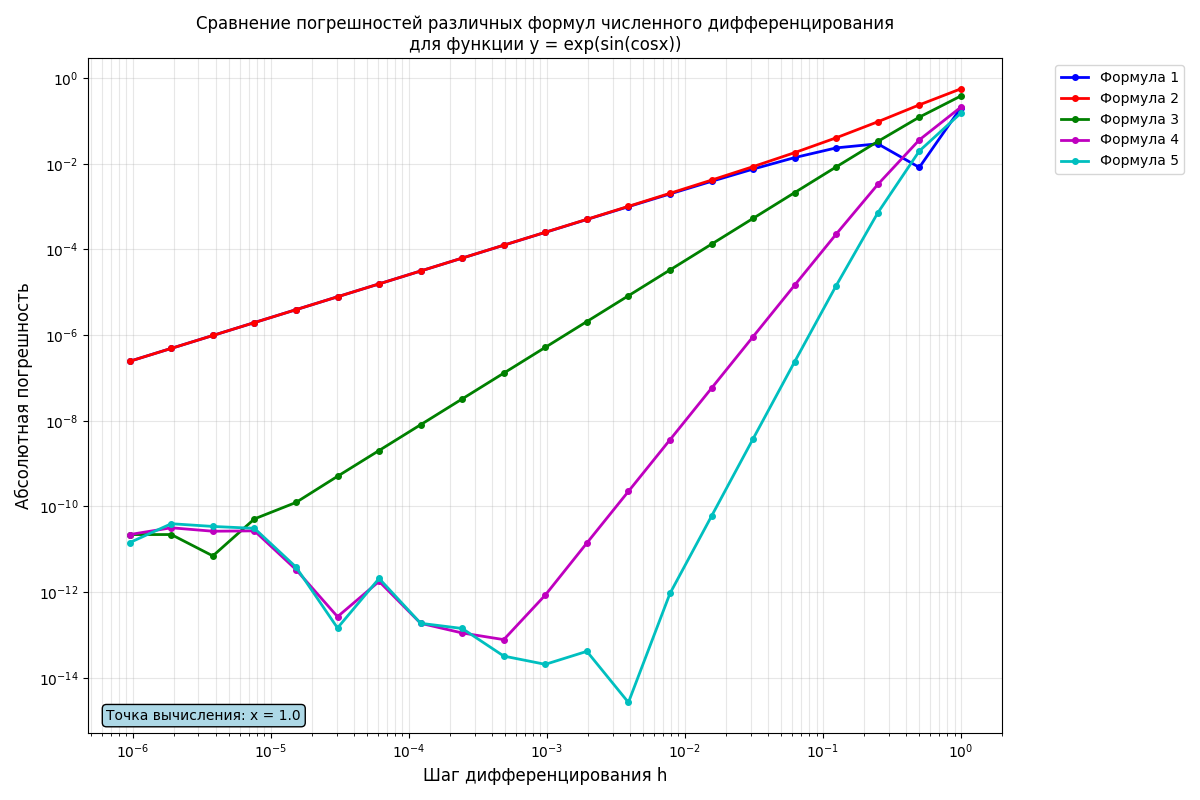

Reproduce this figure in Python.
import numpy as np
import matplotlib.pyplot as plt

def f(x):
    return np.exp(np.sin(np.cos(x)))

def df_analytical(x):
    return -1 * np.sin(x) * np.cos(np.cos(x)) * np.exp(np.sin(np.cos(x)))

def numerical_derivative1(x, h):
    return (f(x + h) - f(x)) / h

def numerical_derivative2(x, h):
    return (f(x) - f(x - h)) / h

def numerical_derivative3(x, h):
    return (f(x + h) - f(x - h)) / (2 * h)

def numerical_derivative4(x, h):
    return (4/3) * (f(x + h) - f(x - h)) / (2 * h) - (1/3) * (f(x + 2*h) - f(x - 2*h)) / (4 * h)

def numerical_derivative5(x, h):
    term1 = (3/2) * (f(x + h) - f(x - h)) / (2 * h)
    term2 = (3/5) * (f(x + 2*h) - f(x - 2*h)) / (4 * h)
    term3 = (1/10) * (f(x + 3*h) - f(x - 3*h)) / (6 * h)
    return term1 - term2 + term3

x0 = 1.0  
n_values = np.arange(1, 22) 
h_values = 2.0 / (2.0**n_values)  

true_derivative = df_analytical(x0)

errors1, errors2, errors3, errors4, errors5 = [], [], [], [], []

for h in h_values:
    num_deriv1 = numerical_derivative1(x0, h)
    errors1.append(abs(num_deriv1 - true_derivative))
    
    num_deriv2 = numerical_derivative2(x0, h)
    errors2.append(abs(num_deriv2 - true_derivative))
    
    num_deriv3 = numerical_derivative3(x0, h)
    errors3.append(abs(num_deriv3 - true_derivative))
    
    num_deriv4 = numerical_derivative4(x0, h)
    errors4.append(abs(num_deriv4 - true_derivative))
    
    num_deriv5 = numerical_derivative5(x0, h)
    errors5.append(abs(num_deriv5 - true_derivative))

plt.figure(figsize=(12, 8))
plt.loglog(h_values, errors1, 'bo-', linewidth=2, markersize=4, label='Формула 1')
plt.loglog(h_values, errors2, 'ro-', linewidth=2, markersize=4, label='Формула 2')
plt.loglog(h_values, errors3, 'go-', linewidth=2, markersize=4, label='Формула 3')
plt.loglog(h_values, errors4, 'mo-', linewidth=2, markersize=4, label='Формула 4')
plt.loglog(h_values, errors5, 'co-', linewidth=2, markersize=4, label='Формула 5')

plt.grid(True, which="both", ls="-", alpha=0.3)
plt.xlabel('Шаг дифференцирования h', fontsize=12)
plt.ylabel('Абсолютная погрешность', fontsize=12)
plt.title('Сравнение погрешностей различных формул численного дифференцирования\nдля функции y = exp(sin(cosx))', fontsize=12)

plt.text(0.02, 0.02, f'Точка вычисления: x = {x0}', 
         transform=plt.gca().transAxes, fontsize=10,
         bbox=dict(boxstyle="round,pad=0.3", facecolor="lightblue"))

plt.legend(bbox_to_anchor=(1.05, 1), loc='upper left')
plt.tight_layout()
plt.show()
